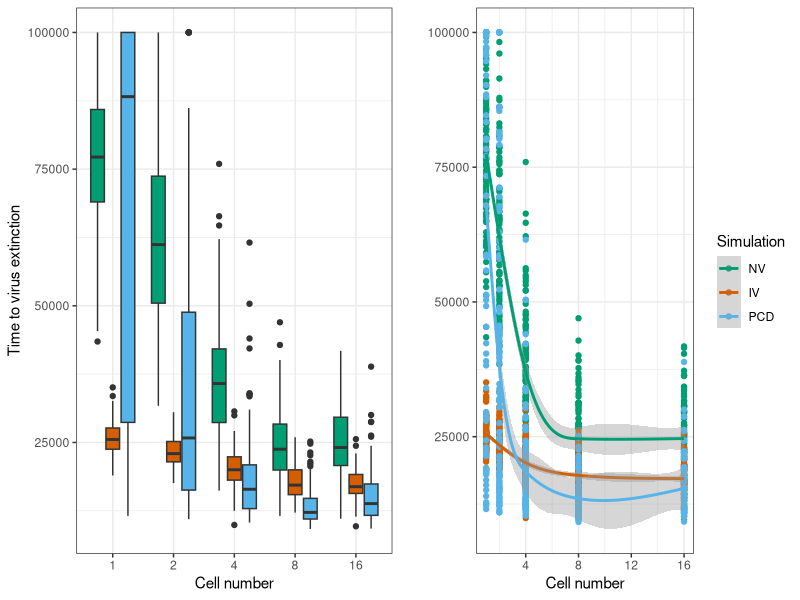
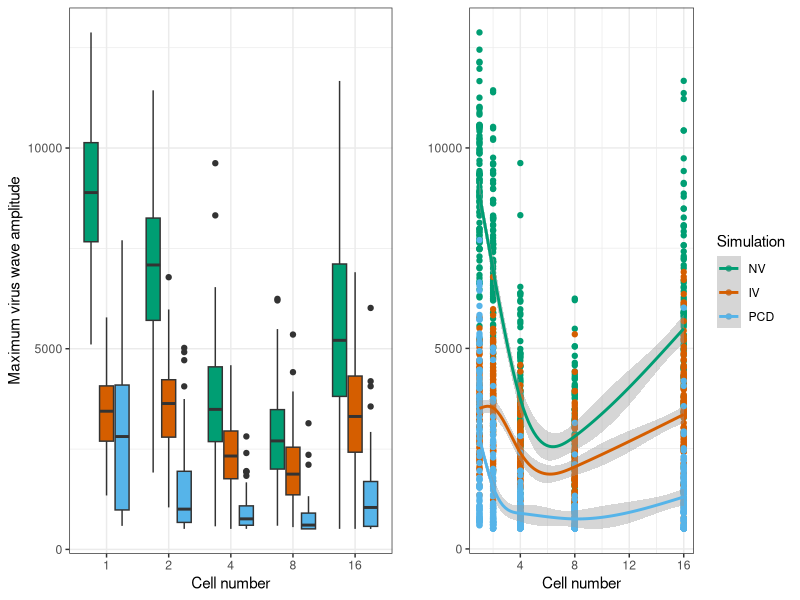
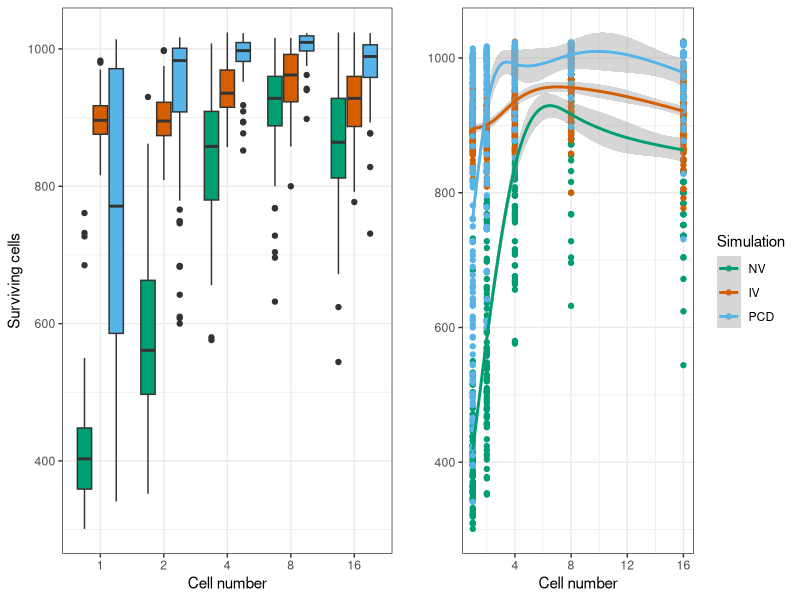
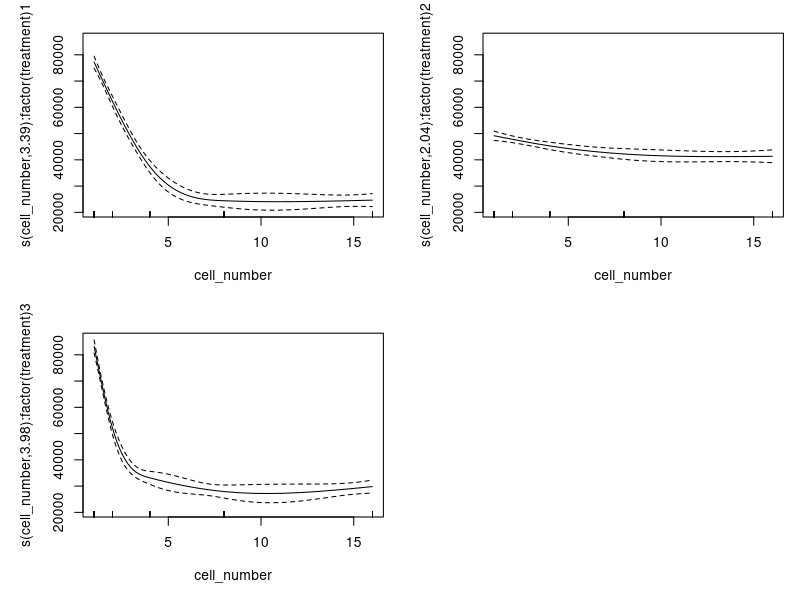

Recreate these plots in R, in order. (Note: this script raises an error after producing the figures.)
library(tidyverse)
library(ggplot2)
library(mgcv)
library(gridExtra)

#Change to current working directory
setwd("~/Desktop/JoseGabriel/PLoS_CompBio/r_figures/")

dynamics_summary <- read_csv("dynamics_summary_100replicates.csv")

dynamics_summary <- arrange(dynamics_summary,cell_number,treatment,run)

dynamics_summary %>% group_by(cell_number,treatment) %>%
  summarise(mean_extinction = mean(t_extinction), sd_extinction = sd(t_extinction))

p1 <- dynamics_summary %>% 
  ggplot(aes(x=factor(cell_number), y=t_extinction, fill=factor(treatment))) +
  geom_boxplot(show.legend = F) +
  xlab("Cell number") +
  ylab("Time to virus extinction") +
  theme(axis.title.y = element_text(size=12), axis.title.x = element_text(size=12)) +
  theme_bw()+
  scale_fill_manual(values=c("#009E73", "#D55E00", "#56B4E9"))

p2 <- dynamics_summary %>% 
  ggplot(aes(x=cell_number, y=t_extinction, colour=factor(treatment))) +
  geom_point() +
  stat_smooth(method = "gam",formula = y~s(x,bs="fs",k=5)+x) +
  xlab("Cell number") +
  ylab("") +
  theme(axis.title.x = element_text(size=12)) +
  theme_bw() +
  scale_color_manual(name="Simulation",
                     breaks=c("1", "2", "3"),
                     labels=c("NV", "IV", "PCD"),
                     values=c("#009E73", "#D55E00", "#56B4E9"))

grid.arrange(p1, p2, nrow = 1)

p3 <- dynamics_summary %>% 
  ggplot(aes(x=factor(cell_number), y=max_virus_amplitude, fill=factor(treatment))) +
  geom_boxplot(show.legend = F) +
  xlab("Cell number") +
  ylab("Maximum virus wave amplitude") +
  theme(axis.title.y = element_text(size=12), axis.title.x = element_text(size=12)) +
  theme_bw()+
  scale_fill_manual(values=c("#009E73", "#D55E00", "#56B4E9"))

p4 <- dynamics_summary %>% 
  ggplot(aes(x=cell_number, y=max_virus_amplitude, colour=factor(treatment))) +
  geom_point() +
  stat_smooth(method = "gam",formula = y~s(x,bs="fs",k=5)+x) +
  xlab("Cell number") +
  ylab("") +
  theme(axis.title.x = element_text(size=12)) +
  theme_bw() +
  scale_color_manual(name="Simulation",
                     breaks=c("1", "2", "3"),
                     labels=c("NV", "IV", "PCD"),
                     values=c("#009E73", "#D55E00", "#56B4E9"))

grid.arrange(p3, p4, nrow = 1)

p5 <- dynamics_summary %>% 
  ggplot(aes(x=factor(cell_number), y=surviving_cells, fill=factor(treatment))) +
  geom_boxplot(show.legend = F) +
  xlab("Cell number") +
  ylab("Surviving cells") +
  theme(axis.title.y = element_text(size=12), axis.title.x = element_text(size=12)) +
  theme_bw()+
  scale_fill_manual(values=c("#009E73", "#D55E00", "#56B4E9"))

p6 <- dynamics_summary %>% 
  ggplot(aes(x=cell_number, y=surviving_cells, colour=factor(treatment))) +
  geom_point() +
  stat_smooth(method = "gam",formula = y~s(x,bs="fs",k=5)) +
  xlab("Cell number") +
  ylab("") +
  theme(axis.title.x = element_text(size=12)) +
  theme_bw() +
  scale_color_manual(name="Simulation",
                     breaks=c("1", "2", "3"),
                     labels=c("NV", "IV", "PCD"),
                     values=c("#009E73", "#D55E00", "#56B4E9"))

grid.arrange(p5, p6, nrow = 1)


#General Additive Model

#Time to virus extinction

abm_gam2 <- gam(t_extinction~s(cell_number,by=factor(treatment),k=5)+factor(treatment),data=dynamics_summary)
summary(abm_gam2)
plot(abm_gam2, all.terms = TRUE, pages=1, shift=abm_gam2$coefficients[1], seWithMean=TRUE)
gam.check(abm_gam2)
concurvity(abm_gam2)
sqrt(mean(residuals.gam(abm_gam2)^2))
sqrt(mean(residuals.gam(abm_gam2)^2))/(max(dynamics_summary$t_extinction)-min(dynamics_summary$t_extinction))

#Maximum virus wave amplitude

abm_gam5 <- gam(max_virus_amplitude~s(cell_number,by=factor(treatment),k=5)+factor(treatment),data=dynamics_summary)
summary(abm_gam5)
plot(abm_gam5, all.terms = TRUE, pages=1, shift=abm_gam5$coefficients[1], seWithMean=TRUE)
gam.check(abm_gam5)
concurvity(abm_gam5)
sqrt(mean(residuals.gam(abm_gam5)^2))
sqrt(mean(residuals.gam(abm_gam5)^2))/(max(dynamics_summary$max_virus_amplitude)-min(dynamics_summary$max_virus_amplitude))

#Number of surviving cells

abm_gam8 <- gam(surviving_cells~s(cell_number,by=factor(treatment),k=5)+factor(treatment),data=dynamics_summary)
summary(abm_gam8)
plot(abm_gam8, all.terms = TRUE, pages=1, shift=abm_gam8$coefficients[1], seWithMean=TRUE)
gam.check(abm_gam8)
concurvity(abm_gam8)
sqrt(mean(residuals.gam(abm_gam8)^2))
sqrt(mean(residuals.gam(abm_gam8)^2))/(max(dynamics_summary$max_virus_amplitude)-min(dynamics_summary$max_virus_amplitude))
